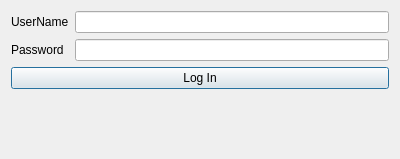
<?xml version="1.0" encoding="UTF-8"?>
<ui version="4.0">
 <class>LoginForm</class>
 <widget class="QDialog" name="LoginForm">
  <property name="geometry">
   <rect>
    <x>0</x>
    <y>0</y>
    <width>400</width>
    <height>159</height>
   </rect>
  </property>
  <property name="windowTitle">
   <string>LoginForm</string>
  </property>
  <layout class="QFormLayout" name="formLayout">
   <item row="0" column="0">
    <widget class="QLabel" name="label">
     <property name="text">
      <string>UserName</string>
     </property>
    </widget>
   </item>
   <item row="0" column="1">
    <widget class="QLineEdit" name="lineEdit_username"/>
   </item>
   <item row="1" column="0">
    <widget class="QLabel" name="label_2">
     <property name="text">
      <string>Password</string>
     </property>
    </widget>
   </item>
   <item row="1" column="1">
    <widget class="QLineEdit" name="lineEdit_password">
     <property name="echoMode">
      <enum>QLineEdit::Password</enum>
     </property>
    </widget>
   </item>
   <item row="2" column="0" colspan="2">
    <widget class="QPushButton" name="pushButton">
     <property name="text">
      <string>Log In</string>
     </property>
    </widget>
   </item>
   <item row="3" column="0" colspan="2">
    <widget class="QLabel" name="login_label">
     <property name="text">
      <string/>
     </property>
    </widget>
   </item>
  </layout>
 </widget>
 <layoutdefault spacing="6" margin="11"/>
 <resources/>
 <connections/>
</ui>
